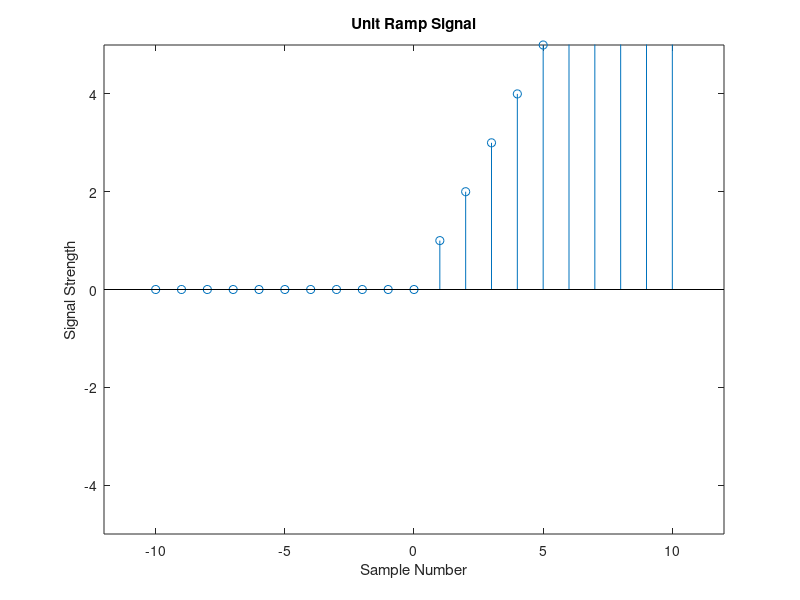

Write the MATLAB code that produced this figure.
clc;
close all;
clear all;

time_index = -10:10;
step_sequence = [zeros(1,10), ones(1,11)];
ramp_signal = time_index .* step_sequence;

stem(time_index, ramp_signal);
axis([-12, 12, -5, 5]);
xlabel('Sample Number');
ylabel('Signal Strength');
title('Unit Ramp Signal');
